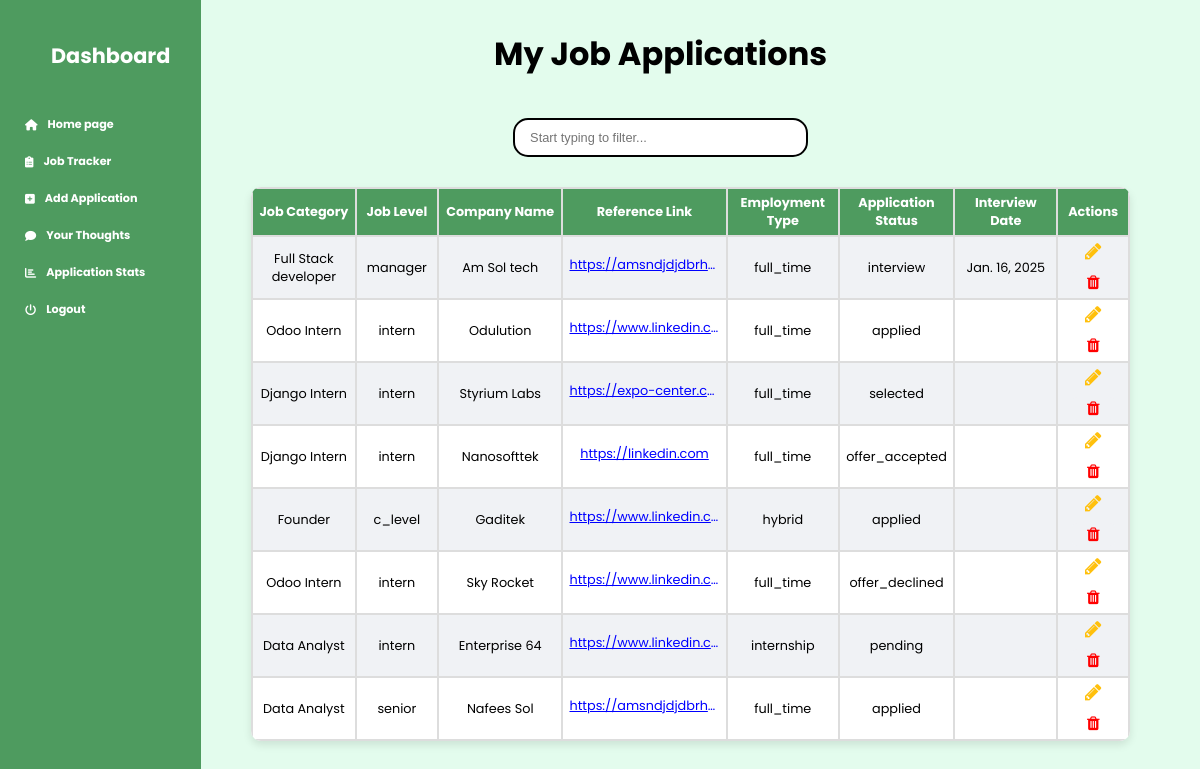
The page /jobs/ (signed in) on the database as committed earlier.
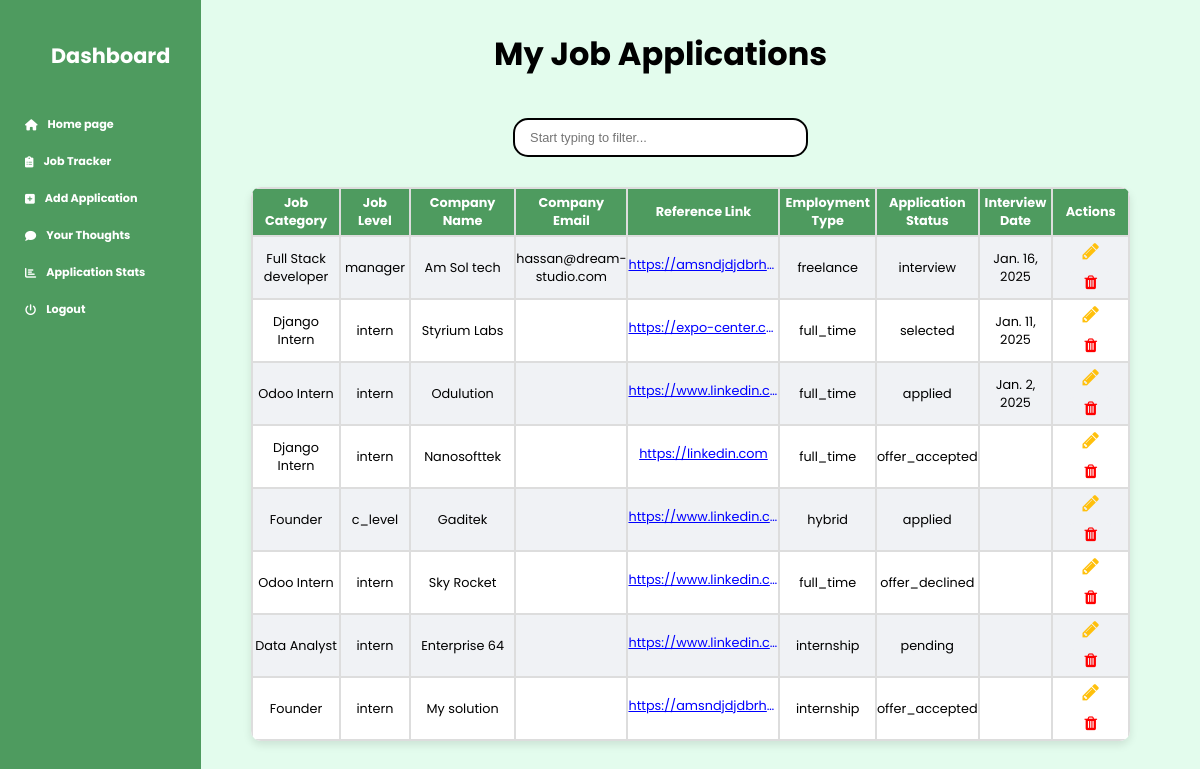
The same page on the database as committed later.
### tracker/models.py (models this page shows, shortened)
class Add_Job(models.Model):
    JOB_LEVEL_CHOICES = [
        ('intern', 'Intern'),
        ('junior', 'Junior'),
        ('mid', 'Mid-Level'),
        ('senior', 'Senior'),
        ('lead', 'Lead'),
        ('manager', 'Manager'),
        ('director', 'Director'),
        ('vp', 'Vice President'),
        ('c_level', 'C-Level'),
    ]
    EMPLOYMENT_TYPE_CHOICES = [
        ('full_time', 'Full-Time'),
        ('part_time', 'Part-Time'),
        ('contract', 'Contract'),
        ('temporary', 'Temporary'),
        ('internship', 'Internship'),
        ('freelance', 'Freelance'),
        ('remote', 'Remote'),
        ('hybrid', 'Hybrid'),
        ('apprenticeship', 'Apprenticeship'),
    ]
    APPLICATION_STATUS_CHOICES = [
        ('pending', 'Pending'),
        ('applied', 'Applied'),
        ('interview', 'Interview Scheduled'),
        ('selected', 'Selected'),
        ('rejected', 'Rejected'),
        ('offer_accepted', 'Offer Accepted'),
        ('offer_declined', 'Offer Declined'),
    ]
    user = models.ForeignKey(User, on_delete=models.CASCADE)
    job_category = models.CharField(max_length=100)
    job_level = models.CharField(max_length=100, choices=JOB_LEVEL_CHOICES)
    company_name = models.CharField(max_length=100)
    company_email = models.EmailField(max_length=150, null=True, blank=True)  # Company Email New Fielded Added
    reference_link = models.URLField(max_length=200)
    employment_type = models.CharField(max_length=100, choices=EMPLOYMENT_TYPE_CHOICES)
    application_status = models.CharField(max_length=20, choices=APPLICATION_STATUS_CHOICES, default='pending')  # Default status is pending
    interview_date = models.DateField(null=True, blank=True)  # Allows null values if no date is set

### tracker/views.py (the view)
# urls.py: path('jobs/', job_list, name='job_list'),
@login_required
def job_list(request):
    jobs = Add_Job.objects.filter(user=request.user).order_by("-interview_date")
    job_category = request.GET.get('job_category')
    if job_category:
        jobs = jobs.filter(job_category__icontains=job_category)  # Use 'icontains' for partial match
    all_emails_empty = not any(job.company_email for job in jobs)
    all_dates_empty = not any(job.interview_date for job in jobs)
    context = {
        'jobs': jobs,
        'all_emails_empty': all_emails_empty,  # Pass the flag to the template
        'all_dates_empty': all_dates_empty,
    }
    return render(request, 'job_list.html', context)

### templates/job_list.html (shortened to what this page needs)
{% extends 'base.html' %}
{% block content %}
{% load static %}
<h1  style="text-decoration: none;">My Job Applications</h1>
<div class="search-container">
    <form method="GET" action="/jobs/">
        <input name="job_category" id="search" type="search" placeholder="Start typing to filter..." autocomplete="off">
    </form>
</div>
        <table id="jobTable" style="margin-top: 0px !important; border-radius: 10px; margin-left: 30px;">
            {% if jobs|length == 0 %}
            <div class="cta-container">
                <a href="{% url 'job_create' %}" class="cta-button">Add Application</a>
            </div>
            <div class="no-jobs-message">
                <p>No application is added.</p>
            </div>
            {% else %}
            <tr>
                <th>Job Category</th>
                <th>Job Level</th>
                <th>Company Name</th>
                {% if not all_emails_empty %}
                    <th>Company Email</th>
                {% endif %}
                <th>Reference Link</th>
                <th>Employment Type</th>
                <th>Application Status</th>
                {% if not all_dates_empty %}
                    <th>Interview Date</th>
                {% endif %}
                <th>Actions</th>
            </tr>
            {% for job in jobs %}
            <tr>
                <td>{{ job.job_category }}</td>
                <td>{{ job.job_level }}</td>
                <td>{{ job.company_name }}</td>
                {% if not all_emails_empty %}
                    <td>
                        {% if job.company_email %}
                            {{ job.company_email }}
                        {% endif %}
                    </td>
                {% endif %}
                <td><a href="{{ job.reference_link }}" style="width: 150px !important; color: blue">{{ job.reference_link }}</a></td>
                <td>{{ job.employment_type }}</td>
                <td>{{ job.application_status }}</td>
                {% if not all_dates_empty %}
                <td>
                    {% if job.interview_date %}
                        {{ job.interview_date }}
                        {% endif %}
                    </td>
                {% endif %}
                    <td>
                    <a href="{% url 'job_update' job.id %}" title="Edit" class="btn" style="display:inline; font-size: 1.2rem !important; color: #ffc00c; width: 20px !important; padding: 0px !important;">
                        <i class="fa fa-pencil"></i>
                    </a>
                    <a href="{% url 'job_delete_confirmation' job.id %}" class="btn btn-delete" style="background-color: red;">
                        <i class="fa fa-trash" style="padding: 8px 15px; color: red;"></i>
                    </a>
                </td>
            </tr>
            {% endfor %}
            {% endif %}
        </table>
        </div>
    {% endblock %}

### templates/base.html (shortened to what this page needs)
{% load static %}
<!DOCTYPE html>
<html lang="en">
<head>
    <link rel="stylesheet" href="https://cdnjs.cloudflare.com/ajax/libs/font-awesome/6.0.0-beta3/css/all.min.css">
    <link rel="stylesheet" href="https://cdnjs.cloudflare.com/ajax/libs/font-awesome/4.7.0/css/font-awesome.min.css">
    <head>
    </head>
</head>
<body>
    <div class="sidebar" id="sidebar" style="padding-left: 20px; margin-right: 15px !important; ">
        <h2 style="text-decoration: none;">Dashboard</h2>
        <a class="abc" href="{% url 'default' %}"><i class="fas fa-home" style="padding-right: 10px;"></i>Home page</a>
        <a class="abc" href="{% url 'job_list' %}"> <i class="fas fa-clipboard-list" style="padding-right: 10px;"></i> Job Tracker</a>
        <a class="abc" href="{% url 'job_create' %}"> <i class="fas fa-plus-square" style="padding-right: 10px;"></i> Add Application</a>
        <a class="abc" href="{% url 'feedback' %}"> <i class="fas fa-comment" style="padding-right: 10px;"></i>Your Thoughts</a>
        <a class="abc" href="{% url 'simple_analytics' %}"> <i class="fas fa-chart-bar" style="padding-right: 10px;"></i>Application Stats</a>
        <a class="abc" href="{% url 'logout' %}"> <i class="fas fa-power-off" style="padding-right: 10px;"></i> Logout</a>
    </div>
    <div class="main-content">
        {% block content %}
        {% endblock %}
    </body>
    </html>

### templates/base.html (style rules this page uses)
body { margin: 0; background-color: #e3fced; font-family: 'Poppins', sans-serif; }
.sidebar { width: 11.325rem; min-width: 180px; height: 100vh; position: fixed; left: 0; z-index: 1; background-color: #4e9b5f ; font-weight: bold; }
.sidebar h2 { font-size: 1.3rem; color: white; text-align: center; margin-bottom: 40px; margin-top: 40px; text-decoration: underline; }
.sidebar a { display: flex; align-items: center; color: #fff; padding: 5px; margin: 10px 0; text-decoration: none; border-radius: 5px; font-size: 0.7rem; }
.main-content { margin-left: calc(11.325rem + 20px); padding: 20px; margin-right: 80px !important; flex-grow: 1; }
h1 { text-align: center; color: #000000; margin-top: 0px; margin: 10px 10px 40px; text-decoration: none; }
.btn { border: none; border-radius: 5px; font-size: 0.8rem !important; cursor: pointer; display: inline; margin: 10px; }
table { margin-right: 10px; width: 100%; border-collapse: collapse; border-radius: 25px; overflow: hidden; box-shadow: 0 4px 8px rgba(0, 0, 0, 0.1); background-color: white; }
th, td { padding: 5px; text-align: center; border: 2px solid #ddd; font-size: 0.8rem; }
th { color: white; }
tr:nth-child(even) , td .btn-delete { background-color: #f0f2f5 !important; }
tr:nth-child(odd) td .btn-delete { background-color: #ffffff !important; }
td a { display: inline-block; word-wrap: break-word; white-space: nowrap; overflow: hidden; text-overflow: ellipsis; color: #ffcc00; }
.btn { border: none; border-radius: 5px; font-size: 1rem !important; cursor: pointer; display: inline; margin: 10px; }
th, td { padding: 10px; text-align: center; border: 2px solid #ddd; }
td { padding: 0px !important; }
th { padding: 5px !important; background-color: #4e9b5f; color: white; }
td a { display: inline-block; word-wrap: break-word; white-space: nowrap; overflow: hidden; text-overflow: ellipsis; color: #00a6ed; }
td { padding: 0; margin: 0; height: auto; max-height: 10px !important; }
table th:nth-child(1), table td:nth-child(1) { width: 10%; }
table th:nth-child(2), table td:nth-child(2) { width: 8%; }
table th:nth-child(3), table td:nth-child(3) { width: 12%; }
table th:nth-child(4), table td:nth-child(4) { width: 8%; }
table th:nth-child(5), table td:nth-child(5) { width: 10%; }
table th:nth-child(6), table td:nth-child(6) { width: 8%; }
table th:nth-child(7), table td:nth-child(7) { width: 10%; }
table th:nth-child(8), table td:nth-child(8) { width: 6%; }
.search-container { position: relative; display: inline-block; text-align: center; width: 100%; }
form { display: flex; justify-content: center; align-items: center; }
input[type="search"] { width: 80%; max-width: 200px; padding: 10px 45px 10px 15px; font-size: 0.8em; border: 2px solid ; border-radius: 15px; transition: border-color 0.3s ease; outline: none; min-width: 295px; margin-left: 0px; margin-right: 0px; }
.search-container { margin-bottom: 20px; }
@media (min-width: 768px) { .search-container { margin-bottom: 30px; } }

Rows that differ between the two databases and show on the page:
removed Add_Job: job_category "Data Analyst", job_level "senior", company_name "Nafees Sol", reference_link "https://amsndjdjdbrh…", employment_type "full_time", application_status "applied"
changed Add_Job "Full Stack developer": company_email (not shown) → "hassan@dream-studio.com"; employment_type "full_time" → "freelance"
changed Add_Job "Styrium Labs": interview_date (not shown) → "Jan. 11, 2025"; moves up the list
changed Add_Job "Odulution": interview_date (not shown) → "Jan. 2, 2025"
added Add_Job: job_category "Founder", job_level "intern", company_name "My solution", reference_link "https://amsndjdjdbrh…", employment_type "internship", application_status "offer_accepted"
Other text that changed with them:
text now shown: "Company Email"
